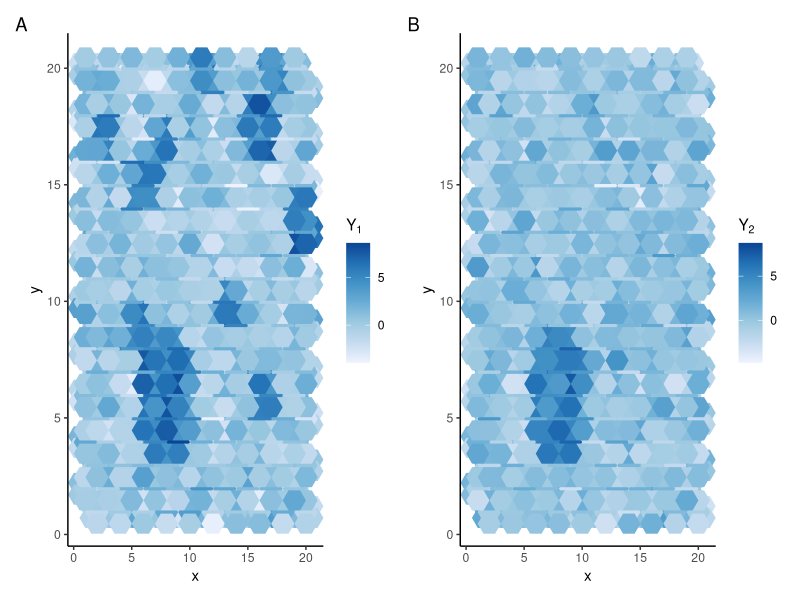
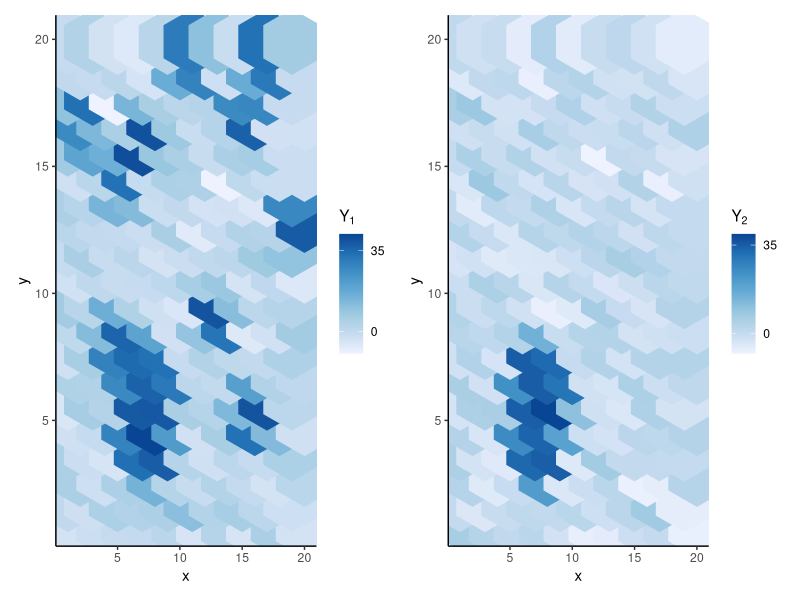

Generate these figures, in order, with R: (Note: this script raises an error after producing the figures.)
library(tidyverse)
library(mvtnorm)
library(patchwork)
library(pROC)
set.seed(102)

#Generate truth
df = expand.grid(x = 1:20, y = 1:20)
df = df[df$x %% 2 + df$y %% 2 == 1,]
df$z = 1
n = nrow(df)
df$j = 1:n

df2 = df[rep(seq_len(n), 7), ] #rbind 7 times
df2$j2 = rep(1:(7*n))

shift = rbind(expand.grid(c(1/2, -1/2), c(1/4,-1/4)), expand.grid(0, c(0, 1/2, -1/2)))
shift_long = shift[rep(seq_len(7), each = n), ]

df2$x = df2$x + shift_long$Var1
df2$y = df2$y + shift_long$Var2

rect_center = sapply(1:10,function(x)df2[sample(7*n, 1) ,c("x","y")])
for(i in 1:10){
  df2$z[df2$x > unlist(rect_center[,i])[1] - 1.1 & df2$x < unlist(rect_center[,i])[1]+1.1 & df2$y > unlist(rect_center[,i])[2] - 1.1 & df2$y < unlist(rect_center[,i])[2]+1.1] = 2
}


circ_center = sample(4:16, 2, replace = T)
r = 3 #radius
s = seq(0,r,1/4) #sagitta
l = sqrt(2*(r-s)*r-(r-s)^2) #half chord length
for (i in 1:length(s)){
  df2$z[(df2$x %in% c(circ_center[1] + c(s[i], -s[i]))) & 
         (df2$y > circ_center[2] - l[i+1]) & 
         (df2$y < circ_center[2] + l[i+1])] = 3
}

#Plot truth
p1 = ggplot(data = df2, aes(x = x, y = y))+
  geom_text(aes(color = factor(z), label = "\u2B23"), 
            size = 7, family = "Lucida Sans Unicode")+
  labs(color = "State")+theme_classic()+
  guides(shape = F, size = F, alpha = F) +
  geom_text(data = df, aes(x = x+0.05, y = y+0.2), size = 20, label = "\u2B21", alpha = 0.3, family = "Lucida Sans Unicode")


#Generate simulated expression
set.seed(101)  
mu1 = c(0,0)
mu2 = c(5,0)
mu3 = c(5,5)
Sigma = diag(1, nrow = 2) + 1
Lambda = solve(Sigma)

df2$Y1 = NA
df2$Y2 = NA
df2[df2$z == 1,c("Y1", "Y2")] = rmvnorm(n = sum(df2$z == 1), 
                                      mean = mu1, 
                                      sigma = Sigma)
df2[df2$z == 2,c("Y1", "Y2")] = rmvnorm(n = sum(df2$z == 2), 
                                      mean = mu2, 
                                      sigma = Sigma)
df2[df2$z == 3,c("Y1", "Y2")] = rmvnorm(n = sum(df2$z == 3), 
                                      mean = mu3, 
                                      sigma = Sigma)


#Plots
p2 = ggplot(data = df2, aes(x = x, y = y))+
  geom_text(aes(color = Y1, label = "\u2B23"), 
            size = 7, family = "Lucida Sans Unicode")+
  labs(color = expression(Y[1]))+theme_classic()+
  scale_color_distiller(palette = "Blues", direction = 1, breaks = c(0,5)) +
  guides(shape = F, size = F)

p3 = ggplot(data = df2, aes(x = x, y = y))+
  geom_text(aes(color = Y2, label = "\u2B23"), 
            size = 7, family = "Lucida Sans Unicode")+
  labs(color = expression(Y[2]))+theme_classic()+
  scale_color_distiller(palette = "Blues", direction = 1, breaks = c(0,5)) +
  guides(shape = F, size = F)

p2+p3 + plot_annotation(tag_levels = "A")

df2 %>%
  as.data.frame() %>%
  group_by(j) %>%
  summarise(x = mean(x), y = mean(y),
            Y1= sum(Y1), Y2 = sum(Y2)) %>%
  mutate(j2 = NA) ->
  df2sum
df2sum = as.matrix(df2sum)

p4 = ggplot(data = as.data.frame(df2sum), aes(x = x, y = y))+
  geom_text(aes(color = Y1, label = "\u2B22"), 
            size = 20, family = "Lucida Sans Unicode")+
  labs(color = expression(Y[1]))+theme_classic()+
  scale_color_distiller(palette = "Blues", direction = 1, breaks = c(0,35)) +
  guides(shape = F, size = F)

p5 = ggplot(data = as.data.frame(df2sum), aes(x = x, y = y))+
  geom_text(aes(color = Y2, label = "\u2B22"), 
            size = 20, family = "Lucida Sans Unicode")+
  labs(color = expression(Y[2]))+theme_classic()+
  scale_color_distiller(palette = "Blues", direction = 1, breaks = c(0,35)) +
  guides(shape = F, size = F)

p4+p5

#Run mcmc

deconv_sim = run_mcmc_multi(df = df2sum, gamma = 2, q = 3, d = 2,nrep = 1000)
saveRDS(deconv_sim, "data/deconv_sim_3-16.RDS")

df2sum = as.data.frame(df2sum)
df2sum$z_deconv1 = apply(deconv_sim$z[100:1000,], 2, Mode)
df2sum$z_deconv1_alpha = pmax(colMeans(deconv_sim$z[100:1000,]==1),
                           colMeans(deconv_sim$z[100:1000,]==2),
                           colMeans(deconv_sim$z[100:1000,]==3))

pnodeconv = ggplot(as.data.frame(df2sum), aes(x, y)) +
  geom_text(aes(color = factor(z_deconv1), alpha = z_deconv1_alpha, label = "\u2B22"), 
            size = 20, family = "Lucida Sans Unicode")+
  labs(color = "State", alpha = "Proportion", x = NULL, y = NULL) +
  guides(alpha = F) + 
  scale_alpha_continuous(limits = c(0,1), breaks = seq(0.3,1,0.1), range = c(0,1))+
  theme_classic()

#Deconvolution
deconv_sim_deconv = run_mcmc_deconv(df = df2sum, gamma = 2, q = 3, d = 2,nrep = 5000, prev = deconv_sim)
saveRDS(deconv_sim_deconv, "data/deconv2_sim_3-2.RDS")

df2 = as.data.frame(df2)
df2$z_deconv2 = apply(deconv_sim_deconv$z[1000:5000,], 2, Mode)
df2$z_deconv2_alpha = pmax(colMeans(deconv_sim_deconv$z[1000:5000,]==1),
                              colMeans(deconv_sim_deconv$z[1000:5000,]==2),
                              colMeans(deconv_sim_deconv$z[1000:5000,]==3))


ggplot(data = as.data.frame(df2), aes(x = x, y = y))+
  geom_text(aes(color = factor(z_deconv2), label = rep(c("\u25E3", "\u25E2", "\u25E4", "\u25E5"), each = 1250),
                alpha = z_deconv2_alpha), size = 4, family = "Arial Unicode MS")+
  scale_alpha_continuous(limits = c(0,1), breaks = seq(0.2,1,0.1), range = c(0,1))+
  labs(color = "State")+theme_classic()+
  guides(shape = F, size = F, alpha = F)

plot(deconv_sim_deconv$mu[,1], type = "l", ylab = "mu1")
plot(deconv_sim_deconv$mu[,3], type = "l", ylab = "mu1")
plot(sapply(df_sim_Y,"[[", 118), type = "l")
lines(sapply(df_sim_Y,"[[", 8+1250*1), type = "l", col = "red")
lines(sapply(df_sim_Y,"[[", 8+1250*2), type = "l", col = "blue")
lines(sapply(df_sim_Y,"[[", 8+1250*3), type = "l", col = "green")
pdeconv = ggplot(data = as.data.frame(df2), aes(x = x, y = y))+
  geom_text(aes(color = factor(zmode), label = "\u2B23", alpha = zalpha), 
            size = 7, family = "Lucida Sans Unicode")+
  scale_alpha_continuous(limits = c(0,1), breaks = seq(0.3,1,0.1), range = c(0,1))+
  labs(color = "State")+theme_classic()+
  guides(shape = F, size = F, alpha = F)+
  geom_text(data = as.data.frame(df), aes(x = x+0.05, y = y+0.2), size = 20, label = "\u2B21", alpha = 0.3, family = "Lucida Sans Unicode")

plot(df_sim_mu[,4], type = "l", ylab = "mu")
plot(sapply(df_sim_lambda,"[[", 4), type = "l", ylab = "lambda")
plot(sapply(df_sim_Y,"[[", 20), type = "l", ylab = "Y")
zmode=apply(df_sim_z[500:2000,], 2, Mode)
zalpha=pmax(colMeans(df_sim_z[500:2000,]==1),
            colMeans(df_sim_z[500:2000,]==2),
            colMeans(df_sim_z[500:2000,]==3))
z = p1$data$z
zmode2 = zmode
zmode2[zmode == 2] = 3
zmode2[zmode == 3] = 2
table(z,zmode2)
deconv3prob = colMeans(df_sim_z[500:2000,]==2)
deconv2prob = colMeans(df_sim_z[500:2000,]==3)


zmode3 = df2sum[,"z_deconv1"]
zmode4 = zmode3
zmode4[zmode3 == 2] = 3
zmode4[zmode3 == 3] = 2
table(z,rep(zmode4,7))
nodeconv3prob = rep(colMeans(deconv_sim$z[100:1000,]==2),7)
nodeconv2prob = rep(colMeans(deconv_sim$z[100:1000,]==3),7)
roc2 = roc(I(z == 2)~deconv2prob, plot = T, print.auc = T, 
           main = "State 2", col = "red", print.auc.col = "red", print.auc.x = 0.5, print.auc.y = 0.5)
roc2b = roc(I(z == 2)~nodeconv2prob, plot = T, print.auc = T, main = "State 2", add = T,
            col = "blue", print.auc.col = "blue", print.auc.x = 0.5, print.auc.y = 0.3)
roc3 = roc(I(z == 3)~deconv3prob, plot = T, print.auc = T, main = "State 3",
           col = "red", print.auc.col = "red", print.auc.x = 0.5, print.auc.y = 0.5)
roc3b = roc(I(z == 3)~nodeconv3prob, plot = T, print.auc = T, main = "State 3", add = T,
            col = "blue", print.auc.col = "blue", print.auc.x = 0.5, print.auc.y = 0.3)

